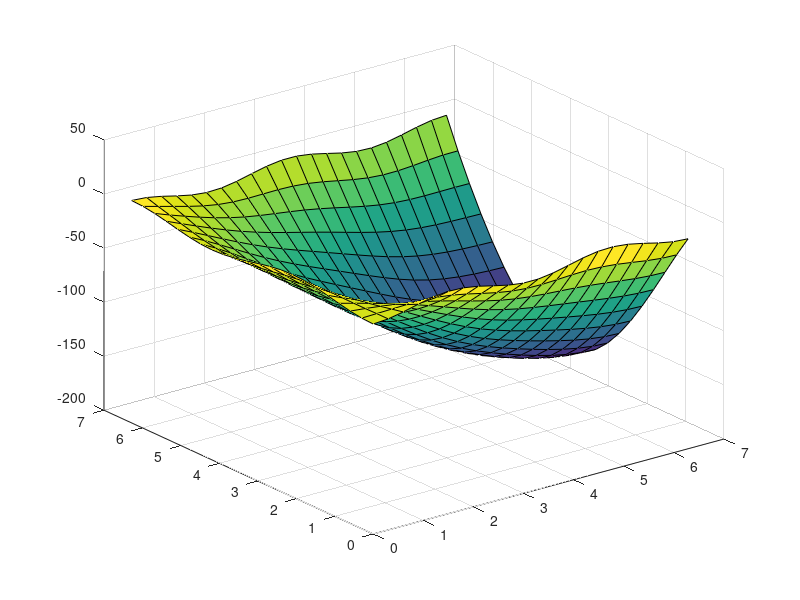

MATLAB code to generate this figure:
clc
clear;

%Given variables
lamda1=0.5;             %Given
ax=0;                   %Given
ay=0;                   %Given
Pi=4*atan(1);           %Given
bx=2*Pi;                %Given
by=2*Pi;                %Given
v=0;                    %Given (du/dy @y=by = 0)

%Initial Problem Setup
Nx=20;                  %Initial number of points in x
Ny=Nx;                  %Initial number of points in y
Lx=bx;                  %Length of x
Ly=by;                  %Length of y
deltax=Lx/(Nx+1);           %Step size in x
deltay=Ly/(Ny+1);           %Step size in y
k=1.5;
h=2;


%Constants
fbay = (by-ay)*(by-ay)*cos(Pi*ay/by);
gbay = ay*(by-ay)*(by-ay);
cons1 = bx-ax;
dy2=deltay*deltay;
dx2=deltax*deltax;
dx2dy2=deltax*deltax*deltay*deltay;
denominator=2*deltay*deltay+2*deltax*deltax;
denoma=denominator-dx2dy2*lamda1;
x=0:deltax:2*pi;
y=0:deltay:2*pi;

%Solution Matrix
U1 = zeros(Nx+2,Ny+2);	% Create solution matix with initial guess of ZERO

%Boundary Conditions
for j = 1:Ny+2                      %u(x=ax,y)=fb(y) boundary condition
    U1(1,j)=(-(k*k)-(h*h)+lamda1)*cos(k*ax)*cos(h*deltay*(j-1));
end

for j=1:Ny+2                        %u(x=bx,y)=gb(y) boundary condition
     U1(Nx+2,j)=(-(k*k)-(h*h)+lamda1)*cos(k*bx)*cos(h*deltay*(j-1));
end

for i=1:Nx+2                        %u(x,y=ay)  boundary conditoin
    U1(i,1)=(-(k*k)-(h*h)+lamda1)*cos(k*deltax*(i-1))*cos(h*ay);
end

for i=1:Nx+2                        %u(x,y=ay)  boundary conditoin
    U1(i,Ny+2)=(-(k*k)-(h*h)+lamda1)*cos(k*deltax*(i-1))*cos(h*by);
end

%Part 1 Using Gauss Siedel
F1=zeros(Nx+2,Ny+2);

for i=1:Nx+2
    for j=1:Ny+2
        F1(i,j)=(-(k*k)-(h*h)+lamda1)*cos(k*deltax*(i-1))*cos(h*deltay*(j-1));
    end
end

for z=1:1000
    for i=2:Nx+1
        for j=2:Ny+1
            %%%%% Different Equations for U if wanted %%%%%%%%%%%%%%%%%%%%
            U1(i,j)=(deltax*deltax*F1(i,j)-(U1(i-1,j)+U1(i+1,j)+U1(i,j-1)+U1(i,j+1)))/(-4+deltax*deltax*lamda1);
            %U1a(i,j)=(Cons4*F1(i,j)-dy2*U1(i+1,j)-dy2*U1(i-1,j)-dx2*U1(i,j+1)-dx2*U1(i,j-1))/(Cons5a);
            %U1(i,j)=((U1(i-1,j)+U1(i+1,j)+U1(i,j-1)+U1(i,j+1))-deltax*deltax*F1(i,j))/(4-deltax*deltax*lamda1);
            %%%%%%%%%%%%%%%%%%%%%%%%%%%%%%%%%%%%%%%%%%%%%%%%%%%%%%%%%%%%%%
            %U1(i,j)=(dy2*U1(i-1,j)+dy2*U1(i+1,j)+dx2*U1(i,j-1)+dx2*U1(i,j+1))/(denoma)-(dx2dy2*F1(i,j))/(denoma);
        end
        %%%%%%%%%%%% Different Neumann Conditions if wanted %%%%%%%%%%%%%%
        U1(i,Ny+2)=(deltax*deltax*F1(i,Ny+2)-(U1(i-1,Ny+2)+U1(i+1,j)+U1(i,Ny+1)+U1(i,Ny+1)))/(-4+deltax*deltax*lamda1);
        %U1a(i,Ny+2)=(Cons4*F1(i,Ny+2)-dy2*U1(i+1,Ny+2)-dy2*U1(i-1,Ny+2)-dx2*U1(i,Ny+1)-dx2*U1(i,Ny+1))/(Cons5a);
        %U1(i,Ny+2)=((U1(i-1,Ny+2)+U1(i+1,Ny+2)+U1(i,Ny+1)+U1(i,Ny+1))-deltax*deltax*F1(i,Ny+2))/(4-deltax*deltax*lamda1);
        %%%%%%%%%%%%%%%%%%%%%%%%%%%%%%%%%%%%%%%%%%%%%%%%%%%%%%%%%%%%%%%%%
        %U1(i,Ny+2)=((dy2)*U1(i-1,Ny+2)+(dy2)*U1(i+1,Ny+2)+(dx2)*U1(i,Ny+1)+(dx2)*U1(i,Ny+1))/(denoma)-(dx2dy2*F1(i,Ny+2))/(denoma);
    end
    
end

figure()
surf(x,y,U1);